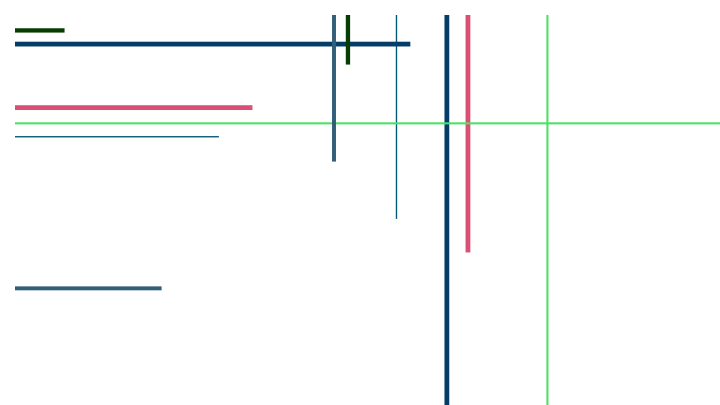
Frame 1 (no input)
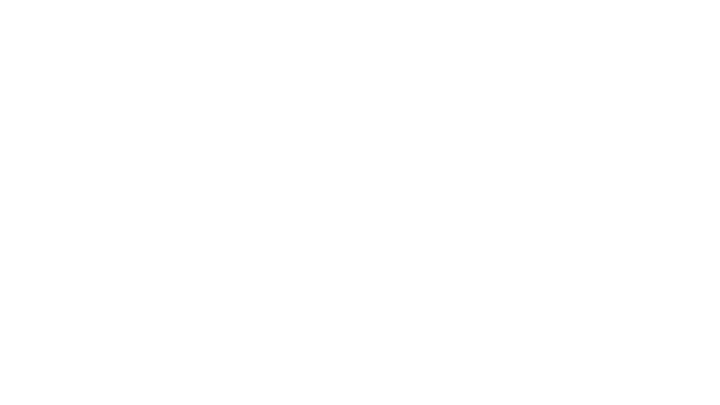
Frame 60 (the mouse pressed at the canvas centre just before this capture)
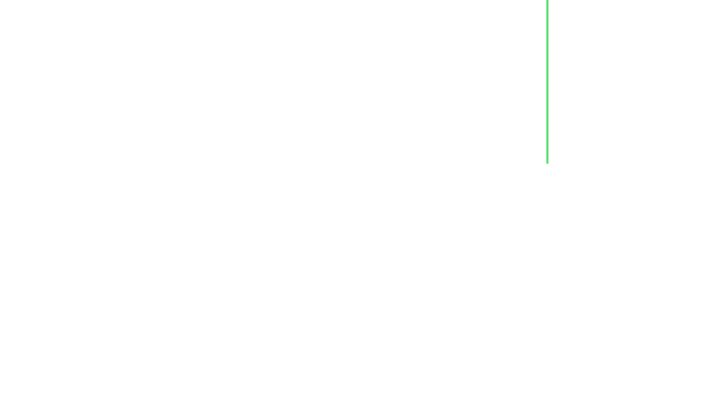
Frame 120 (the mouse held since frame 60 and released just before this capture)

The Processing sketch that drew these frames (run headless with seeded random() and noise(); from frame 60 on, the mouse is pressed at the canvas centre):

// Processing sketch: processing_45033
// ── processing_45033.pde

motiongraphicrect m1;//objecto 1
motiongraphicrect m2;//objecto 2
motiongraphicrect m3;//objecto 3
motiongraphicrect m4;//objecto 4
motiongraphicrect m5;//objecto 5
motiongraphicrect m6;//objecto 6

void setup(){//define as propriedades do ambiente inicial
  size(720,405);//tamanho da janela
  background(255);//cor do fundo: branco
  frameRate(38);//número constante de frames: 38/s
//em seguida vamos definir a classe e dar-lhe um nome neste caso um rectangulo que se move: motiongraphic
  m1 = new motiongraphicrect();//objecto 1
  m2 = new motiongraphicrect();//objecto 2
  m3 = new motiongraphicrect();//objecto 3
  m4 = new motiongraphicrect();//objecto 4
  m5 = new motiongraphicrect();//objecto 5
  m6 = new motiongraphicrect();//objecto 6
}

void draw(){//executa as funções que lhe pertencem,neste caso update e drawing
  background(255);//fundo branco
  m1.update();//objecto 1 executa função update
  m1.drawing();//objecto 1 executa função drawing
  m2.update();//objecto 2 executa função update
  m2.drawing();//objecto 2 executa função drawing
  m3.update();//objecto 3 executa função update
  m3.drawing();//objecto 3 executa função drawing
  m4.update();//objecto 4 executa função update
  m4.drawing();//objecto 4 executa função drawing
  m5.update();//objecto 5 executa função update
  m5.drawing();//objecto 5 executa função drawing
  m6.update();//objecto 6 executa função update
  m6.drawing();//objecto 6 executa função drawing
}
class motiongraphicrect{//na classe iremos definir as variaveis: função construtora,update,desenhar,etc
  float posx;//variável da posição x
  float posy;//variável da posição y
//Como neste exercício queria criar objectos a moverem-se em sentido perpendicular aos das variáveis anteriores precisei de criar novas vaiáveis para a posição de x e y
  float posx2;//nova variável para a posição de x
  float posy2;//nova variável para a posição y
  float velocidade;//variável da velocidade
  float posa;//variável de posição a
  float posb;//variável de posição b
  float r;//variável de r
  float g;//variável de g
  float b;//variável de b
  
 motiongraphicrect (){//função construtora onde se encontram valores das variaveis
   posx=random(width);//definir a posição de x,neste caso por toda a largura
  posy=0;//definir a posição de y, neste cado a iniciar pela parte superior da janela
   velocidade=15;//definir a velocidade
   posx2=0;//definir a posição de x2 que irá inciar-se do lado esquerdo da janela
   posy2=random(height);//definir y2, neste caso por toda a altura
   posa=random(1,5);//definir a altura
   posb=random(0,1000);//definir largura
   r=random(255);//definir r
   g=random(255);//definir g
   b=random(255);//definir b
 }
 void update(){//update das variações da classe
   posy=posy+velocidade;//para o meu objecto de mover de cima para baixo
   posx2=posx2+velocidade;//para o meu objecto de mover da esquerda para a direita
   if(posy>height){//teste de colisão para o objecto que se move de cima para baixo
     posy=-2000;//valor negativo para se mover em de cima para baixo
   }
   if(posx2>width){//teste de colisão para objecto que se move da esquerda para a direita
     posx2=-2000;//valor positivo para que se mova da esquerda para a direita
 }}
   void drawing(){//função desenho
 noStroke();//objecto sem stroke
 fill(r,g,b);//cor do objecto: vermelho 
 rect(posx,posy,posa,posb);//rectangulo que se move de cima para baixo
 rect(posx2, posy2, posb,posa);//rectangulo que se move da esquerda para a direita
 }}
              
